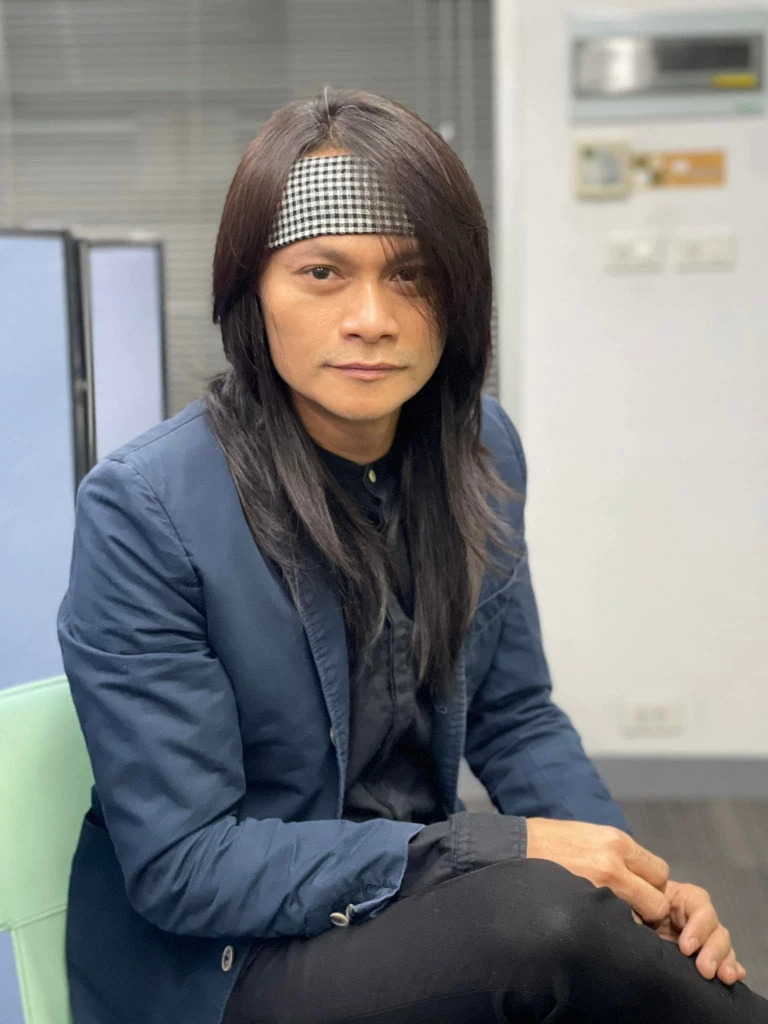
#> input picture images/peesaderd.jpg, 768 x 1024 px, found by its file name
$ python lab1-1-4.py
#> lines starting #> are read from the running program, lines starting #| are printed output that depends on the picture
import cv2
import numpy as np
import matplotlib.pyplot as plt
from mpl_toolkits.mplot3d import Axes3D

# Read the image using OpenCV
image = cv2.imread(".images/peesaderd.jpg")
#> image is the input picture: shape (1024, 768, 3); mean B, G, R 127, 126.6, 125.8
image = cv2.cvtColor(image, cv2.COLOR_BGR2RGB)
g_image = cv2.cvtColor(image, cv2.COLOR_RGB2GRAY)
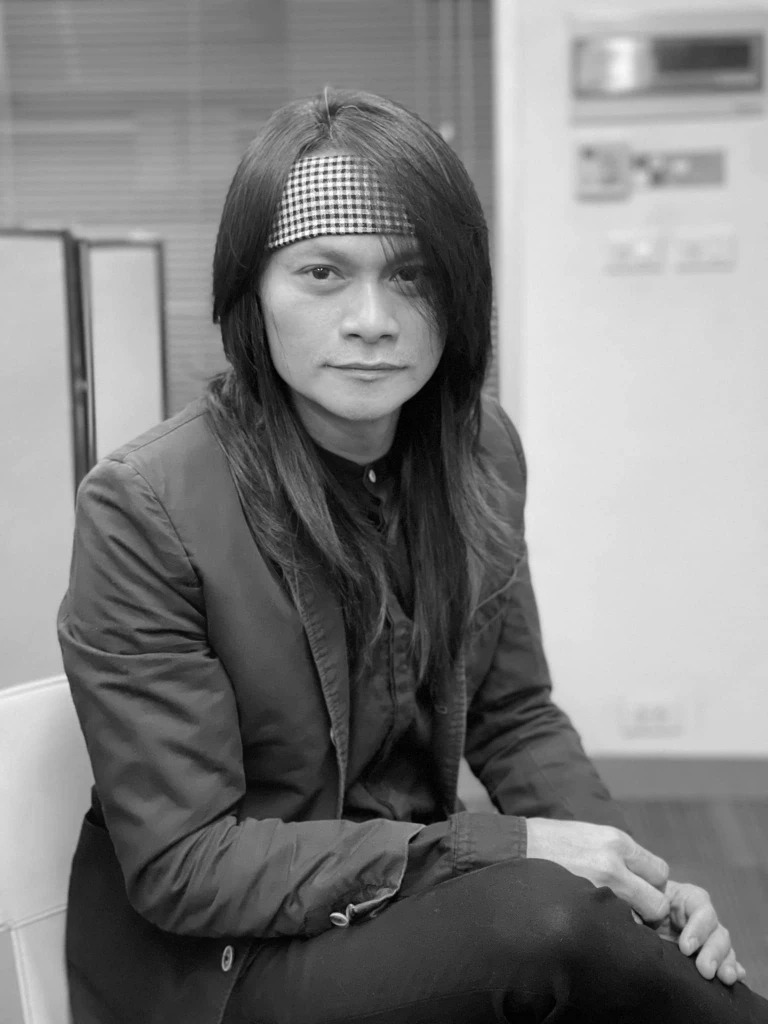
#> g_image: shape (1024, 768); min 0, max 255, mean 126.4
g_image = cv2.resize(g_image,(200,200))
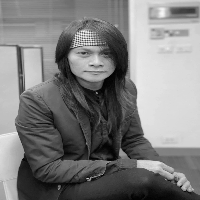
#> g_image: shape (200, 200); min 0, max 250, mean 126.3
# Create a meshgrid of x and y coordinates
x, y = np.mgrid[0:g_image.shape[0], 0:g_image.shape[1]]

# Flatten the grayscale image and z-coordinate for plot_surface()
z = g_image.flatten()

# Create a 3D figure and add a 3D axis

fig = plt.figure(figsize=(12, 5))

# Plot the original color image in the first subplot
ax1 = fig.add_subplot(131)
ax1.imshow(image)
ax1.set_title("Original", fontsize=12)
ax1.axis("off")

# Plot the grayscale image in the second subplot
ax2 = fig.add_subplot(132)
ax2.imshow(g_image, cmap='gray')
ax2.set_title("Gray 200x200", fontsize=12)
ax2.axis("off")

# Create a new 3D axis for the surface plot
ax3 = fig.add_subplot(133, projection='3d')

# Plot the surface using plot_surface()
ax3.plot_surface(x, y, z.reshape(g_image.shape), cmap='gray')
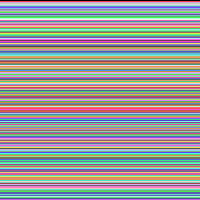
#> x: shape (200, 200) int64; 200 distinct labels, from 0 to 199; one colour per label, 0 black
ax3.set_title("3D", fontsize=12)
ax3.view_init(elev=70, azim=-20)

# Adjust the spacing between subplots
plt.subplots_adjust(wspace=0.3)
plt.show()
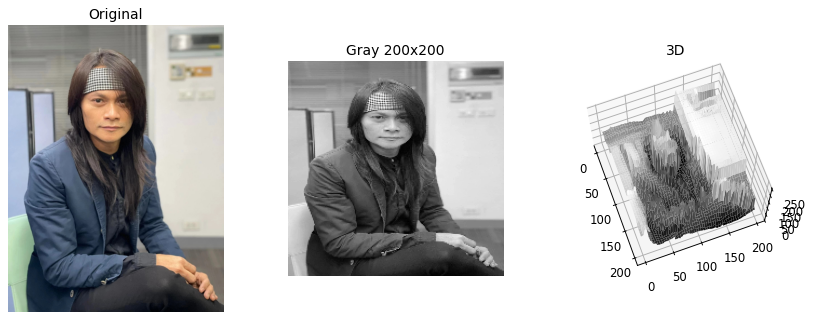
#> figure drawn by matplotlib, 3 panels

$ run again, with images/maithai.jpg copied over images/peesaderd.jpg
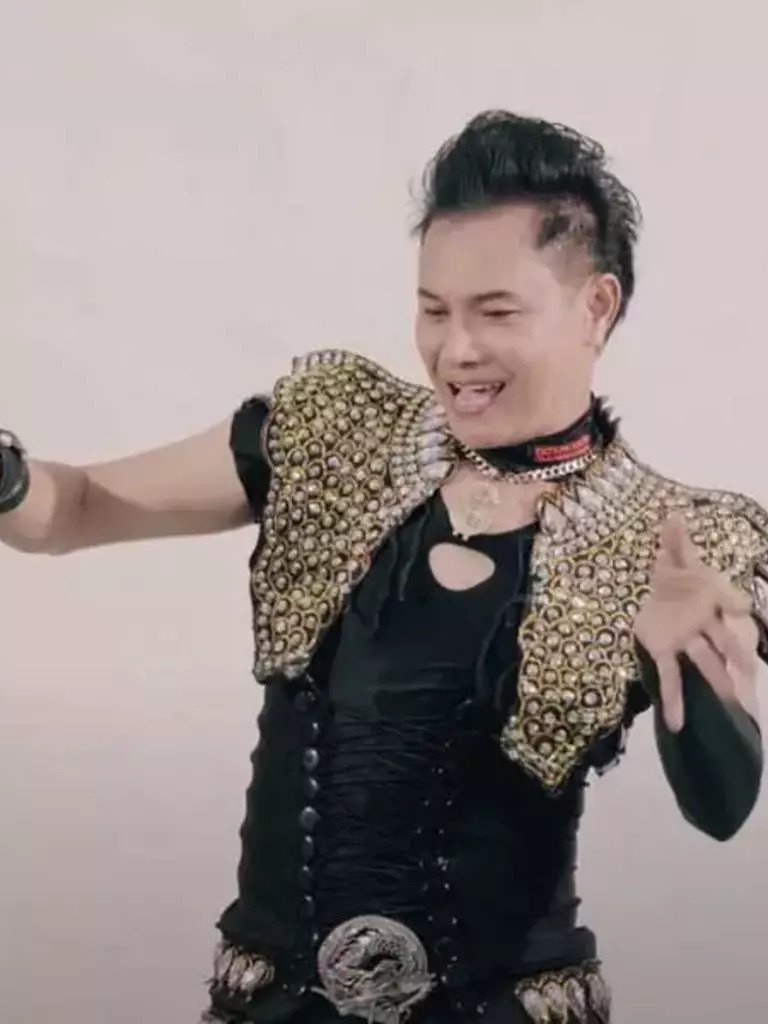
#> input picture images/maithai.jpg, 768 x 1024 px, found by its file name
#> image is the input picture: shape (1024, 768, 3); mean B, G, R 139.1, 141.1, 152.4
#> `g_image = cv2.resize(g_image,(200,200))`:
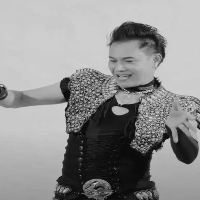
#> g_image: shape (200, 200); min 4, max 232, mean 144.2
#> x: shape (200, 200) int64; 200 distinct labels, from 0 to 199
#> `plt.show()`:
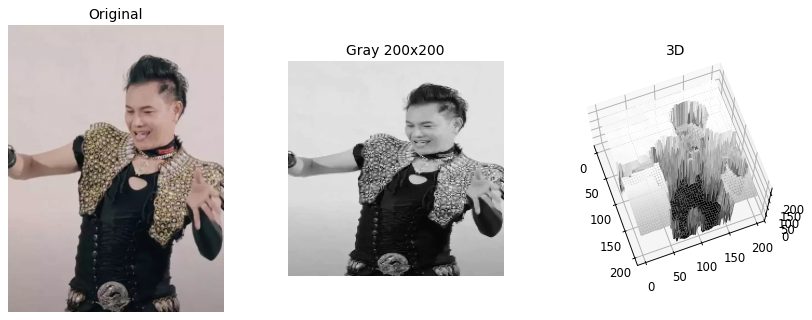
#> figure drawn by matplotlib, 3 panels

$ run again, with images/sun.jpg copied over images/peesaderd.jpg
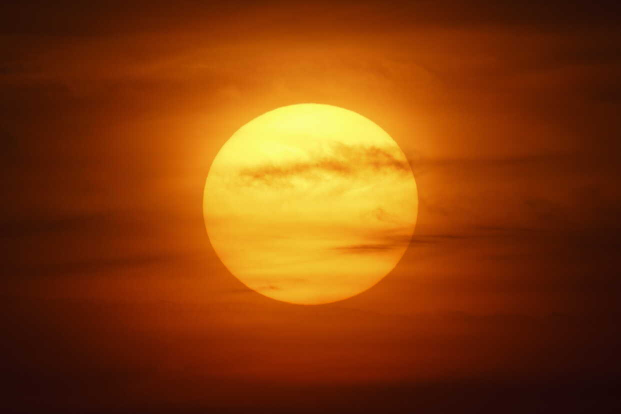
#> input picture images/sun.jpg, 1242 x 828 px, found by its file name (shown at 1/2 size)
#> image is the input picture: shape (828, 1242, 3); mean B, G, R 10.6, 61.7, 131.4
#> `g_image = cv2.resize(g_image,(200,200))`:
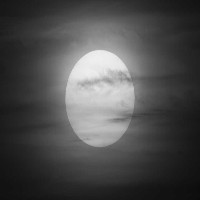
#> g_image: shape (200, 200); min 12, max 238, mean 76.7
#> x: shape (200, 200) int64; 200 distinct labels, from 0 to 199
#> `plt.show()`:
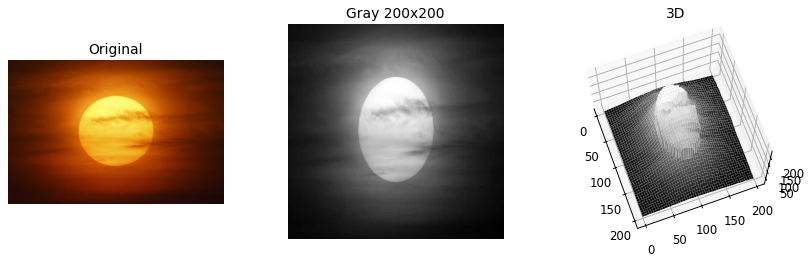
#> figure drawn by matplotlib, 3 panels

$ run again, with images/jarnkai.jpeg copied over images/peesaderd.jpg
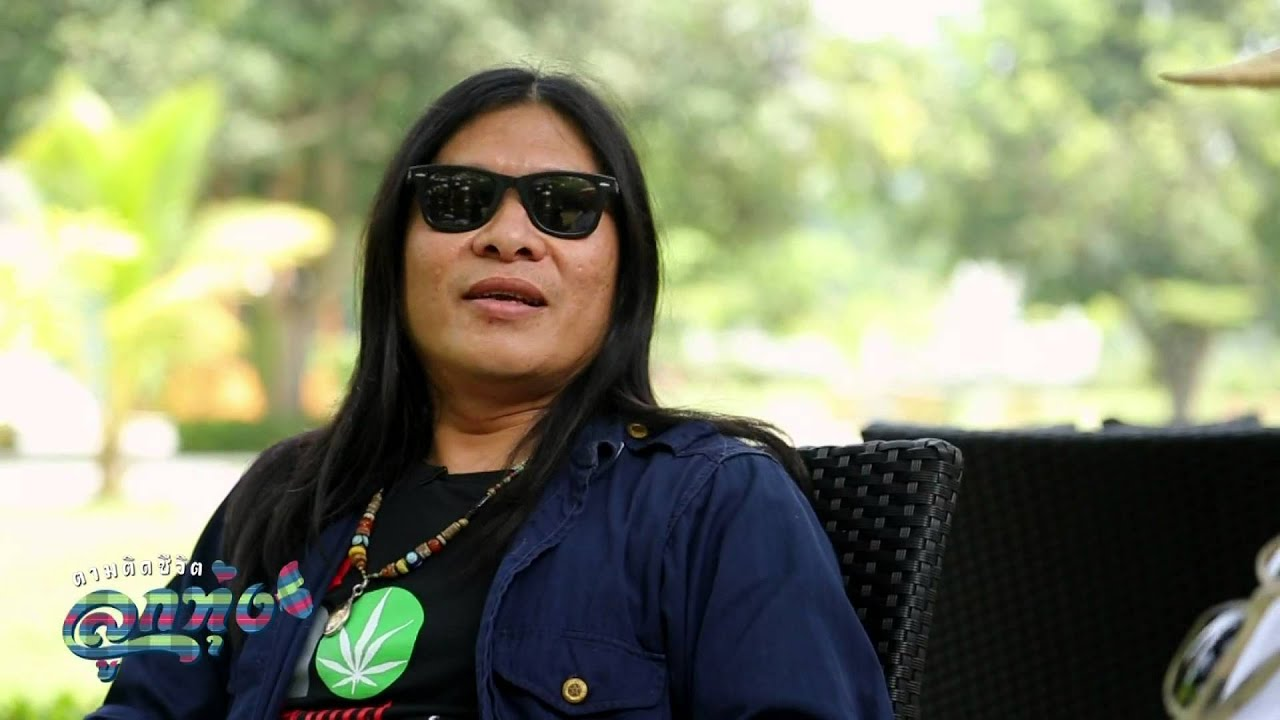
#> input picture images/jarnkai.jpeg, 1280 x 720 px, found by its file name
#> image is the input picture: shape (720, 1280, 3); mean B, G, R 106.2, 134.3, 129.4
#> `g_image = cv2.resize(g_image,(200,200))`:
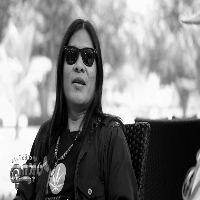
#> g_image: shape (200, 200); min 0, max 252, mean 129.6
#> x: shape (200, 200) int64; 200 distinct labels, from 0 to 199
#> `plt.show()`:
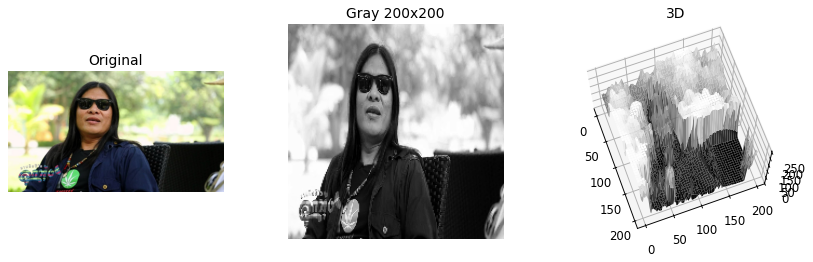
#> figure drawn by matplotlib, 3 panels
